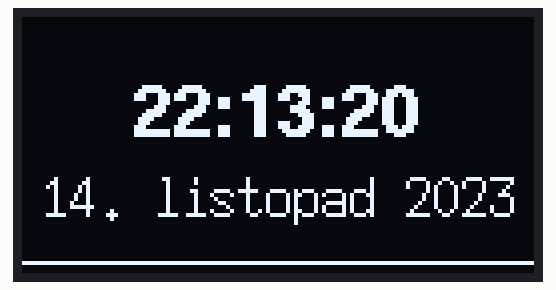
Simulated run of this sketch. Board: Arduino Uno, built with avr-gcc and run on an emulated ATmega328P. Shown: 128×64 one-colour display. The local clock reads 2024-03-15 10:24:30 at power-on unless the sketch sets it.

Above: at 0.3 s.
At 4.1 s:
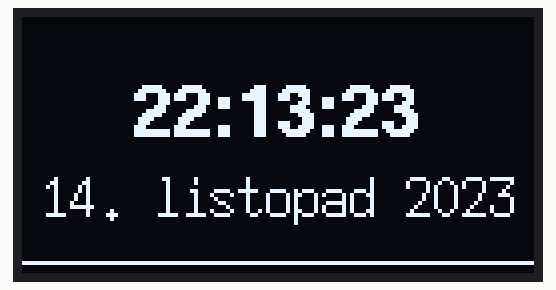
At 9.2 s:
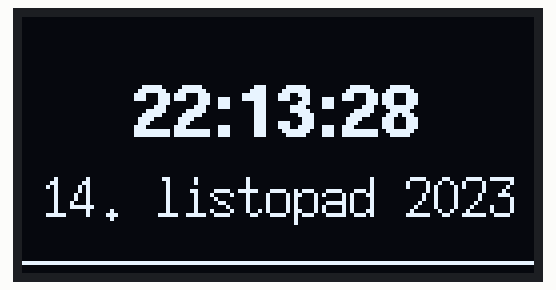
At 19.3 s:
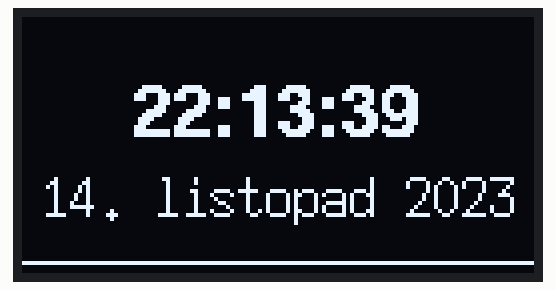
At 28.2 s:
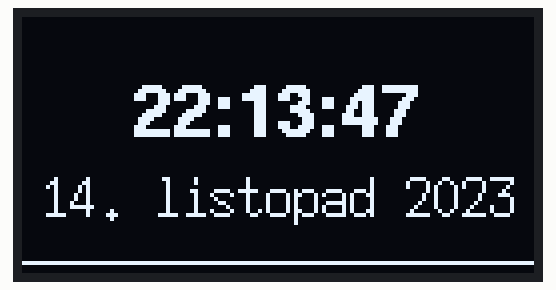
At 38.4 s:
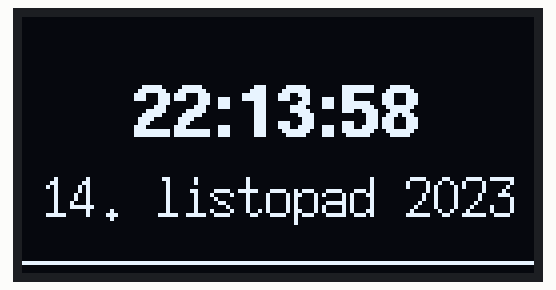

Measured:
- what the display in image 0 shows lasts 1.2 s, from 0.3 s to 1.5 s

The sketch:

HodinyDisplej.ino
```cpp
#include <Wire.h>
#include <DS3231.h>
#include "U8glib.h"

DS3231 rtc;
RTCDateTime datumCas;
int textWidth = 0;

U8GLIB_SSD1306_128X64 oled_1(U8G_I2C_OPT_NONE);

String doplnNulu(int cislo) {
  if (cislo < 10) return "0" + String(cislo);
  else return String(cislo);
}

void vykresliDatumCas(RTCDateTime datumCas){
  oled_1.firstPage();
  while(oled_1.nextPage()){
    oled_1.setFont(u8g_font_helvB14);
    String cas = String(doplnNulu(datumCas.hour)) + ":" + String(doplnNulu(datumCas.minute)) + ":" + String(doplnNulu(datumCas.second));
    textWidth = oled_1.getStrWidth(cas.c_str());
    int xPos = (128 - textWidth)/2;
    oled_1.setPrintPos(xPos, 30);
    oled_1.print(cas);

    String mesic = "";
    switch(datumCas.month){
      case 1: mesic = "leden"; break;
      case 2: mesic = "unor"; break;
      case 3: mesic = "brezen"; break;
      case 4: mesic = "duben"; break;
      case 5: mesic = "kveten"; break;
      case 6: mesic = "cerven"; break;
      case 7: mesic = "cervenec"; break;
      case 8: mesic = "srpen"; break;
      case 9: mesic = "zari"; break;
      case 10: mesic = "rijen"; break;
      case 11: mesic = "listopad"; break;
      case 12: mesic = "prosinec"; break;
    }

    oled_1.setFont(u8g_font_7x14);
    String datum = String(datumCas.day) + ". " + mesic + " " + String(datumCas.year);
    textWidth = oled_1.getStrWidth(datum.c_str());
    xPos = (128 - textWidth) / 2;
    oled_1.setPrintPos(xPos, 50);
    oled_1.print(datum);
    oled_1.drawLine(0,61,128,61);
  }
}

void setup() {
  Serial.begin(9600);
  rtc.begin();
  rtc.setDateTime(__DATE__, __TIME__);
}

void loop() {
  datumCas = rtc.getDateTime();
  vykresliDatumCas(datumCas);
  delay(1000);
}
```
